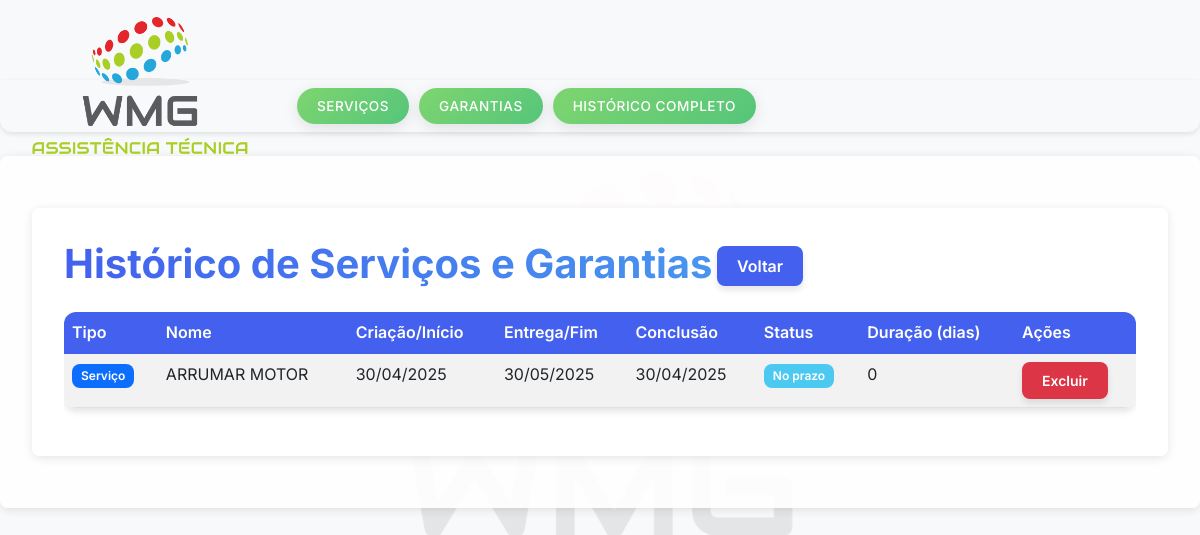
The page /historico on the database its author committed.
### gerenciador_tarefa/models.py (models this page shows, shortened)
class Tarefa(db.Model):
    id = db.Column(db.Integer, primary_key=True, autoincrement=True)
    nome = db.Column(db.String(100), nullable=False)
    descricao = db.Column(db.Text)
    data_criacao = db.Column(db.DateTime, default=datetime.utcnow)
    data_entrega = db.Column(db.DateTime, nullable=False)
    data_conclusao = db.Column(db.DateTime)
    concluida = db.Column(db.Boolean, default=False)
    def status_entrega(self):
        if not self.concluida:
            return "pendente"  # Ainda não foi concluída
        return "no prazo" if self.data_conclusao <= self.data_entrega else "atrasada"  # Verifica se foi concluída em tempo

### gerenciador_tarefa/app.py (the view, shortened to what this page needs)
@app.route('/historico')
def historico():
    tarefas_concluidas = Tarefa.query.filter_by(concluida=True).order_by(Tarefa.data_conclusao.desc()).all()
    garantias_concluidas = Garantia.query.filter_by(concluida=True).order_by(Garantia.data_conclusao.desc()).all()
    historico = []
    for tarefa in tarefas_concluidas:
        historico.append({
            'tipo': 'servico',
            'id': tarefa.id,
            'nome': tarefa.nome,
            'data_criacao': tarefa.data_criacao,
            'data_entrega': tarefa.data_entrega,
            'data_conclusao': tarefa.data_conclusao,
            'status': tarefa.status_entrega() if hasattr(tarefa, 'status_entrega') else '',
            'dias_realizacao': (tarefa.data_conclusao - tarefa.data_criacao).days
        })
    historico.sort(key=lambda x: x['data_conclusao'], reverse=True)
    return render_template('historico.html', historico=historico)

### gerenciador_tarefa/templates/historico.html
{% extends "base.html" %}
{% block content %}
<div class="container">
    <h1 class="mb-4">Histórico de Serviços e Garantias</h1>
    <a href="{{ url_for('index') }}" class="btn btn-primary mb-3">Voltar</a>
    <div class="table-responsive">
        <table class="table table-striped">
            <thead>
                <tr>
                    <th>Tipo</th>
                    <th>Nome</th>
                    <th>Criação/Início</th>
                    <th>Entrega/Fim</th>
                    <th>Conclusão</th>
                    <th>Status</th>
                    <th>Duração (dias)</th>
                    <th>Ações</th>
                </tr>
            </thead>
            <tbody>
                {% for item in historico %}
                <tr class="{% if item.status == 'atrasada' %}table-danger{% endif %}">
                    <td>
                        {% if item.tipo == 'servico' %}
                            <span class="badge bg-primary">Serviço</span>
                        {% else %}
                            <span class="badge bg-info text-dark">Garantia</span>
                        {% endif %}
                    </td>
                    <td>{{ item.nome }}</td>
                    <td>{{ item.data_criacao.strftime('%d/%m/%Y') }}</td>
                    <td>{{ item.data_entrega.strftime('%d/%m/%Y') }}</td>
                    <td>{{ item.data_conclusao.strftime('%d/%m/%Y') }}</td>
                    <td>
                        {% if item.status == 'atrasada' %}
                            <span class="badge bg-danger">
                                {% if item.tipo == 'servico' %}Atrasada{% else %}Expirada{% endif %}
                            </span>
                        {% else %}
                            <span class="badge bg-success">
                                {% if item.tipo == 'servico' %}No prazo{% else %}Concluída{% endif %}
                            </span>
                        {% endif %}
                    </td>
                    <td>{{ item.dias_realizacao }}</td>
                    <td>
                        <form method="POST"
                              action="{% if item.tipo == 'servico' %}{{ url_for('excluir_tarefa', id=item.id) }}{% else %}{{ url_for('excluir_garantia', id=item.id) }}{% endif %}"
                              onsubmit="return confirm('Deseja realmente excluir este item?');">
                            <button type="submit" class="btn btn-sm btn-danger">Excluir</button>
                        </form>
                    </td>
                </tr>
                {% else %}
                <tr>
                    <td colspan="8" class="text-center">Nenhum item no histórico</td>
                </tr>
                {% endfor %}
            </tbody>
        </table>
    </div>
</div>
{% endblock %}

### gerenciador_tarefa/static/css/style.css (style rules this page uses)
:root { --primary-color: #4361ee; --secondary-color: #3f37c9; --accent-color: #4895ef; --danger-color: #f72585; --warning-color: #f8961e; --success-color: #4cc9f0; --light-color: #f8f9fa; --dark-color: #212529; --gray-color: #6c757d; --bg-color: #f8f9fa; --card-bg: #ffffff; --shadow: 0 4px 6px rgba(0, 0, 0, 0.1); --transition: all 0.3s ease; }
body { font-family: 'Segoe UI', Tahoma, Geneva, Verdana, sans-serif; background-color: var(--bg-color); color: var(--dark-color); line-height: 1.6; }
.container { max-width: 1200px; padding: 2rem; }
h1, h2, h3 { font-weight: 700; color: var(--dark-color); margin-bottom: 1.5rem; }
h1 { font-size: 2.5rem; background: linear-gradient(90deg, var(--primary-color), var(--accent-color)); -webkit-background-clip: text; background-clip: text; color: transparent; display: inline-block; }
.btn { border-radius: 8px; padding: 0.5rem 1.25rem; font-weight: 600; transition: var(--transition); border: none; box-shadow: var(--shadow); }
.btn-primary { background-color: var(--primary-color); }
.table { border-radius: 12px; overflow: hidden; box-shadow: var(--shadow); }
.table thead th { background-color: var(--primary-color); color: white; font-weight: 600; border: none; }
.table tbody tr { transition: var(--transition); }
.badge { padding: 0.5em 0.75em; border-radius: 8px; font-weight: 600; }
.bg-success { background-color: var(--success-color) !important; }
.card, .table { animation: fadeIn 0.5s ease-out forwards; }

### rows shown on the page
Tarefa: nome "ARRUMAR MOTOR", data_criacao "30/04/2025", data_entrega "30/05/2025", data_conclusao "30/04/2025", dias_realizacao "0"
